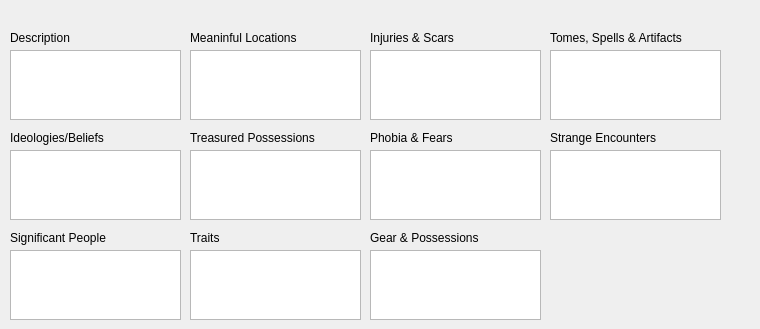
      <widget class="QWidget" name="tab_3">
       <attribute name="title">
        <string>Background</string>
       </attribute>
       <widget class="QLabel" name="descLab">
        <property name="geometry">
         <rect>
          <x>10</x>
          <y>30</y>
          <width>71</width>
          <height>16</height>
         </rect>
        </property>
        <property name="text">
         <string>Description</string>
        </property>
       </widget>
       <widget class="QLabel" name="descLab_2">
        <property name="geometry">
         <rect>
          <x>10</x>
          <y>130</y>
          <width>111</width>
          <height>16</height>
         </rect>
        </property>
        <property name="text">
         <string>Ideologies/Beliefs</string>
        </property>
       </widget>
       <widget class="QLabel" name="descLab_3">
        <property name="geometry">
         <rect>
          <x>10</x>
          <y>230</y>
          <width>111</width>
          <height>16</height>
         </rect>
        </property>
        <property name="text">
         <string>Significant People</string>
        </property>
       </widget>
       <widget class="QLabel" name="descLab_4">
        <property name="geometry">
         <rect>
          <x>190</x>
          <y>30</y>
          <width>121</width>
          <height>16</height>
         </rect>
        </property>
        <property name="text">
         <string>Meaninful Locations</string>
        </property>
       </widget>
       <widget class="QLabel" name="descLab_5">
        <property name="geometry">
         <rect>
          <x>190</x>
          <y>130</y>
          <width>141</width>
          <height>16</height>
         </rect>
        </property>
        <property name="text">
         <string>Treasured Possessions</string>
        </property>
       </widget>
       <widget class="QLabel" name="descLab_6">
        <property name="geometry">
         <rect>
          <x>190</x>
          <y>230</y>
          <width>41</width>
          <height>16</height>
         </rect>
        </property>
        <property name="text">
         <string>Traits</string>
        </property>
       </widget>
       <widget class="QLabel" name="descLab_7">
        <property name="geometry">
         <rect>
          <x>370</x>
          <y>30</y>
          <width>101</width>
          <height>16</height>
         </rect>
        </property>
        <property name="text">
         <string>Injuries &amp; Scars</string>
        </property>
       </widget>
       <widget class="QLabel" name="descLab_8">
        <property name="geometry">
         <rect>
          <x>370</x>
          <y>130</y>
          <width>101</width>
          <height>16</height>
         </rect>
        </property>
        <property name="text">
         <string>Phobia &amp; Fears</string>
        </property>
       </widget>
       <widget class="QLabel" name="descLab_10">
        <property name="geometry">
         <rect>
          <x>550</x>
          <y>30</y>
          <width>201</width>
          <height>16</height>
         </rect>
        </property>
        <property name="text">
         <string>Tomes, Spells &amp; Artifacts</string>
        </property>
       </widget>
       <widget class="QLabel" name="descLab_11">
        <property name="geometry">
         <rect>
          <x>550</x>
          <y>130</y>
          <width>121</width>
          <height>16</height>
         </rect>
        </property>
        <property name="text">
         <string>Strange Encounters</string>
        </property>
       </widget>
       <widget class="QLabel" name="descLab_12">
        <property name="geometry">
         <rect>
          <x>370</x>
          <y>230</y>
          <width>121</width>
          <height>16</height>
         </rect>
        </property>
        <property name="text">
         <string>Gear &amp; Possessions</string>
        </property>
       </widget>
       <widget class="QTextEdit" name="descEdit">
        <property name="geometry">
         <rect>
          <x>10</x>
          <y>50</y>
          <width>171</width>
          <height>70</height>
         </rect>
        </property>
       </widget>
       <widget class="QTextEdit" name="beliefEdit">
        <property name="geometry">
         <rect>
          <x>10</x>
          <y>150</y>
          <width>171</width>
          <height>70</height>
         </rect>
        </property>
       </widget>
       <widget class="QTextEdit" name="sigPplEdit">
        <property name="geometry">
         <rect>
          <x>10</x>
          <y>250</y>
          <width>171</width>
          <height>70</height>
         </rect>
        </property>
       </widget>
       <widget class="QTextEdit" name="locEdit">
        <property name="geometry">
         <rect>
          <x>190</x>
          <y>50</y>
          <width>171</width>
          <height>70</height>
         </rect>
        </property>
       </widget>
       <widget class="QTextEdit" name="possEdit">
        <property name="geometry">
         <rect>
          <x>190</x>
          <y>150</y>
          <width>171</width>
          <height>70</height>
         </rect>
        </property>
       </widget>
       <widget class="QTextEdit" name="traitEdit">
        <property name="geometry">
         <rect>
          <x>190</x>
          <y>250</y>
          <width>171</width>
          <height>70</height>
         </rect>
        </property>
       </widget>
       <widget class="QTextEdit" name="injEdit">
        <property name="geometry">
         <rect>
          <x>370</x>
          <y>50</y>
          <width>171</width>
          <height>70</height>
         </rect>
        </property>
       </widget>
       <widget class="QTextEdit" name="fearEdit">
        <property name="geometry">
         <rect>
          <x>370</x>
          <y>150</y>
          <width>171</width>
          <height>70</height>
         </rect>
        </property>
       </widget>
       <widget class="QTextEdit" name="spellEdit">
        <property name="geometry">
         <rect>
          <x>550</x>
          <y>50</y>
          <width>171</width>
          <height>70</height>
         </rect>
        </property>
       </widget>
       <widget class="QTextEdit" name="encounterEdit">
        <property name="geometry">
         <rect>
          <x>550</x>
          <y>150</y>
          <width>171</width>
          <height>70</height>
         </rect>
        </property>
       </widget>
       <widget class="QTextEdit" name="gearEdit">
        <property name="geometry">
         <rect>
          <x>370</x>
          <y>250</y>
          <width>171</width>
          <height>70</height>
         </rect>
        </property>
       </widget>
      </widget>
